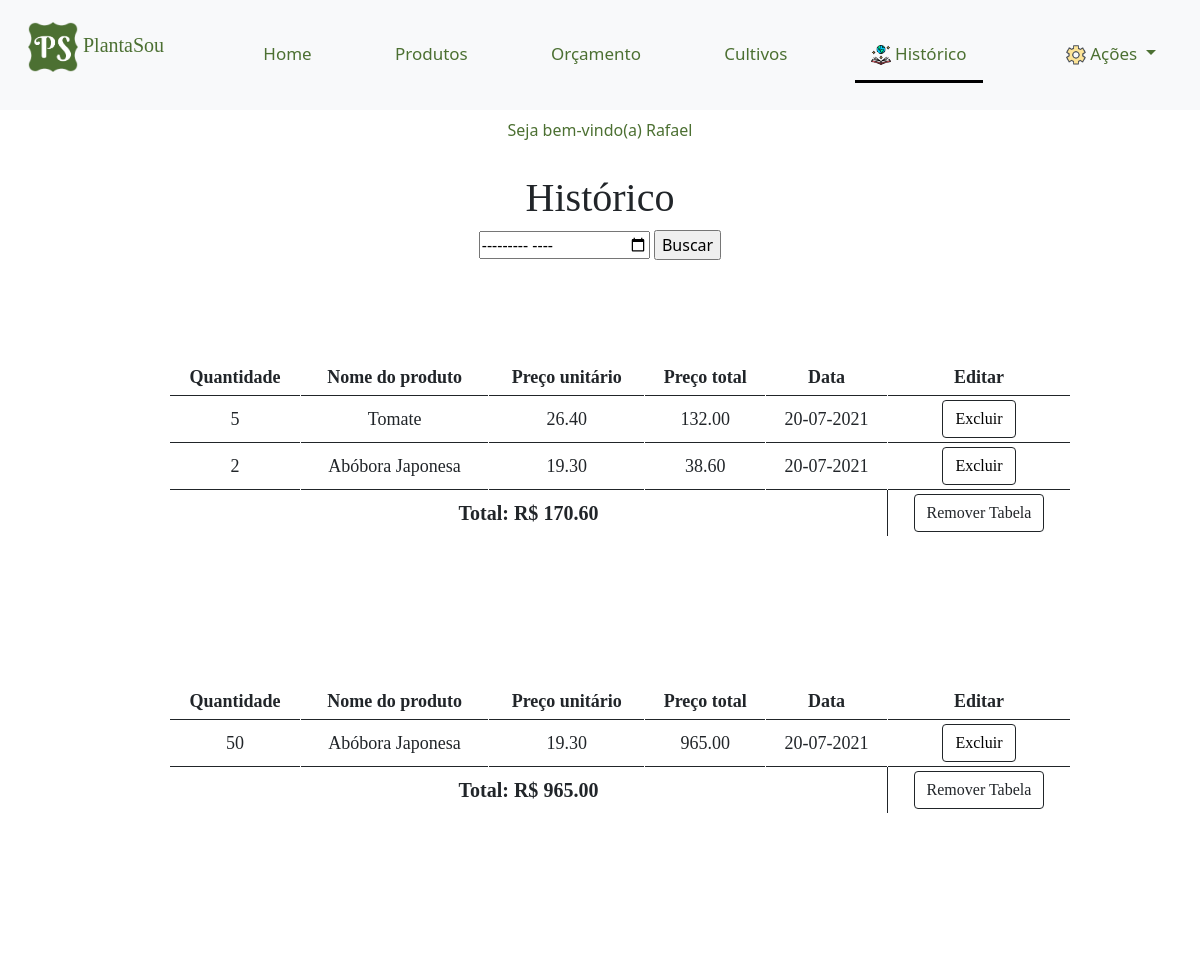
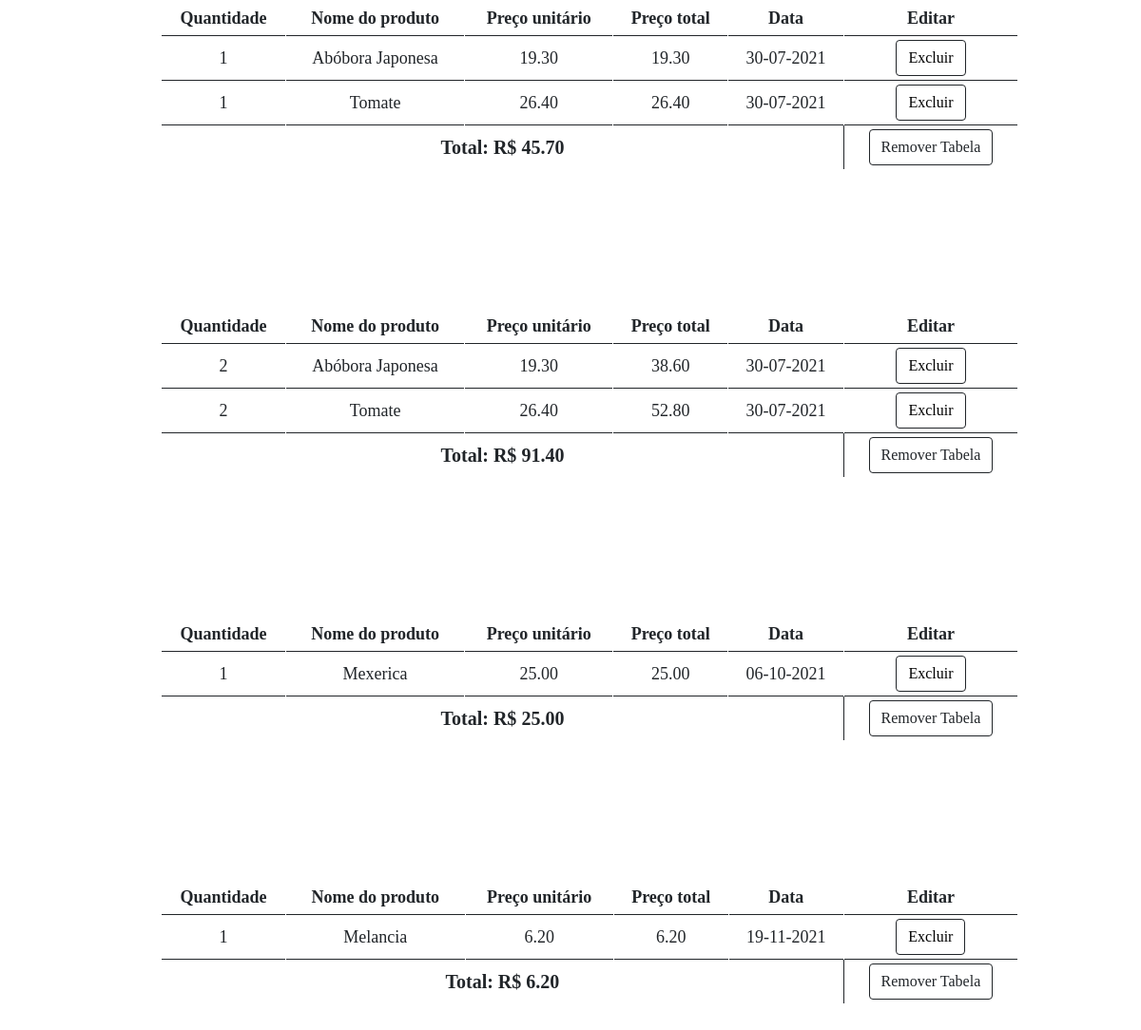
Screenshot of /php/historico.php (signed in) with the database file from the repository (2 pictures, top to bottom).
### tables this page shows
CREATE TABLE IF NOT EXISTS `usuario` (
  `cod_usuario` int(11) NOT NULL AUTO_INCREMENT,
  `nome` varchar(50) NOT NULL,
  `senha` varchar(50) NOT NULL,
  `email` varchar(50) NOT NULL,
  PRIMARY KEY (`cod_usuario`)
);

CREATE TABLE IF NOT EXISTS `historico` (
  `cod_historico` int(11) NOT NULL AUTO_INCREMENT,
  `cod_usuario` int(11) NOT NULL,
  `cod_produto` int(11) DEFAULT NULL,
  `quantidade_produto` int(11) DEFAULT NULL,
  `data_` varchar(20) DEFAULT NULL,
  `cod_tabela` int(11) NOT NULL,
  PRIMARY KEY (`cod_historico`),
  KEY `cod_usuario` (`cod_usuario`),
  KEY `cod_produto` (`cod_produto`)
);

CREATE TABLE IF NOT EXISTS `produto` (
  `cod_produto` int(11) NOT NULL AUTO_INCREMENT,
  `nome` varchar(1000) DEFAULT NULL,
  `vitaminas` varchar(1000) DEFAULT NULL,
  `beneficios` varchar(1000) DEFAULT NULL,
  `preco` float DEFAULT NULL,
  `cod_cultivo` int(255) NOT NULL,
  `imagem` varchar(1000) DEFAULT NULL,
  PRIMARY KEY (`cod_produto`),
  KEY `cod_cultivo` (`cod_cultivo`)
);

### php/historico.php (the view, shortened to what this page needs)
<?php
    if(isset($_COOKIE["USER"])){
        $usuario= $_COOKIE["USER"];
    }
?>
<!DOCTYPE html>
<html lang="pt-br">
<head>
    <link rel="stylesheet" type="text/css" media="screen" href="../css/bootstrap.min.css" />
    <link rel="stylesheet" href="../css/estilo.css">
</head>
<body>
    <nav class="navbar navbar-light bg-light topnav">
        <div class="container-fluid">
        <a class="navbar-brand plantasou">
          <p class="plantasou">
            <img src="../imgs/logo_new.png" class="align-self-center mr-3 rounded float-left" width="50" height="50" alt="..."></img>
            PlantaSou
          </p>
        </a>
            <?php
                if(isset($_COOKIE["USER"])){
                    echo'
                        <a class="nav-link nav-link-color" href="../php/home_user.php">Home</a>
                    ';
                }else if(isset($_COOKIE["ADM"])){
                    echo'
                        <a class="nav-link nav-link-color" href="../php/home_adm.php">Home</a>
                    ';
                }else{
                    echo'
                    <a class="nav-link nav-link-color" href="../php/index.php">Home</a>
                    ';
                }
            ?>
                <a class="nav-link nav-link-color" href="../php/produtos.php">Produtos</a>
            <?php
                if(isset($_COOKIE["USER"])){
                    echo'
                        <a class="nav-link nav-link-color" href="../php/orcamento.php">Orçamento</a>
                    ';
                }
            ?>
                <a class="nav-link nav-link-color" href="../php/cultivo.php">Cultivos</a>
            <?php
                if(isset($_COOKIE["USER"])){
                    echo'
                        <a class="nav-link nav-link-color active" aria-current="page" href="#"><img src="../imgs/livro.png" width="20" height="20"/> Histórico</a>
                        <div class="nav-link dropdown show">
                            <a class="nav-link dropdown-toggle" href="#" id="navbarDropdownMenuLink" data-bs-toggle="dropdown" aria-bs-haspopup="true" aria-bs-expanded="false">
                                <img src="../imgs/engrenagem.png" width="20" height="20"/> Ações
                            </a>
                            <div class="dropdown-menu" aria-labelledby="navbarDropdownMenuLink">
                                <a class="dropdown-item" href="../php/alterar_dados.php">Alterar dados</a>
                                <a class="dropdown-item" href="./logout_user.php"><img src="../imgs/out.png" width="15" height="15"/> Sair</a>
                            </div>
                        </div>
                    ';
                }else if(isset($_COOKIE["ADM"])){
                    echo'
                        <a class="nav-link nav-link-color" href="./logout_adm.php"><img src="../imgs/out.png" width="15" height="15"/> Sair</a>
                    ';
                }else{
                    echo'
                        <button type="button" class="btn nav-link nav-link-color" data-bs-toggle="modal" data-bs-target="#login">
                            Login
                        </button>
                    ';
                }
                ?>
        </div>
    </nav>
    <?php
        if(isset($_COOKIE["USER"]) || isset($_COOKIE["ADM"])){
            echo'
                    <a class="nav-link nav-link-color active_usuario">Seja bem-vindo(a) ';
                        if(isset($_COOKIE["USER"])){
                            include('../inc/conexao.php');
                            $sql="SELECT nome FROM usuario WHERE cod_usuario=$usuario";
                            $query=mysqli_query($con, $sql);
                            if(mysqli_num_rows($query)>0){
                                while(($nome=mysqli_fetch_assoc($query))!=NULL){
                                    echo $nome['nome'];
                                }
                            }
                        }
                        elseif(isset($_COOKIE["ADM"])){
                            echo "Administrador(a)";
                        }
            echo'
                    </a>';
        }
    ?>
    <br>
    <h1 class="centro letra">Histórico</h1>
    <form action="pesquisa_h.php" enctype="multipart/form-data" method="POST" class="centro">
        <input type="month" name="mes"/>
        <input type="submit" value="Buscar"/>
    </form>
    <?php
        include("../inc/conexao.php");
        include("../inc/conexao_pdo.php");
        $stmt=$conPDO->query("SELECT cod_tabela FROM historico GROUP BY cod_tabela");
        $number=$stmt->rowCount();
        for ($i=1; $i <= $number; $i++) {
            $sql="SELECT * FROM historico h INNER JOIN produto p ON h.cod_produto=p.cod_produto WHERE cod_usuario=$usuario AND cod_tabela=$i";
            $query=mysqli_query($con, $sql);
            $preco_final=0;
            if(mysqli_num_rows($query)>0){
                echo'
                <table class=" fonte_ table-sm tabela w-75 p-3 table-bordered border-dark" cellspacing="0" rules="none">
                    <thead>
                        <tr class="centro">
                            <td><b>Quantidade</b></td>
                            <td><b>Nome do produto</b></td>
                            <td><b>Preço unitário</b></td>
                            <td><b>Preço total</b></td>
                            <td><b>Data</b></td>
                            <td><b>Editar</b></td>
                        </tr>
                    </thead>
                ';
                while(($historico_user=mysqli_fetch_assoc($query))!=NULL){
                    $total = $historico_user["preco"]*$historico_user["quantidade_produto"];
                    echo '
                        <tbody>
                            <tr class="centro">
                                <td>'.$historico_user["quantidade_produto"].'</td>
                                <td>'.$historico_user["nome"].'</td>
                                <td>'.number_format($historico_user["preco"],2).'</td>
                                <td>'.number_format($total,2).'</td>
                                <td>'.$historico_user["data_"].'</td>
                                <td>
                                    <button type="button" class="btn btn-color btn-outline-dark" aria-expanded="false">
                                        <a onclick="confirmacao_ph('.$historico_user['cod_produto'].', '.$historico_user['cod_tabela'].')">Excluir</a>
                                    </button>
                                </td>
                            </tr>
                        </tbody>
                    ';
                    $preco_final+=$total;
                    $idTabela=$historico_user["cod_tabela"];
                }
            echo'
                    <tfoot>
                        <tr class="centro font">
                            <th colspan="5">Total: R$ '.number_format($preco_final,2).'</th>
                            <td>
                                <button class="btn btn-outline-dark collapsed" type="button" aria-expanded="false">
                                    <a onclick="confirmacao_h('.$idTabela.')">Remover Tabela</a>
                                </button>
                            </td>
                        </tr>
                    </tfoot>
                </table>';
            }
            echo '<br><br>';
        }
    ?>
</body>
</html>

### css/estilo.css (style rules this page uses)
body, html { height: 100%; }
td { border: 5px solid transparent; background-clip: padding-box; }
button { text-align: left; }
a { color: green; }
.nav-link-color { color: #4c7032 !important; font-size: 16px; }
.btn-color { background-color: #ffffff; color: #000000; }
.font { font-size: 20px; font-family: 'Book Antiqua'; }
.plantasou { font-size: 20px; font-family: 'calibri'; color:#4c7032 !important; }
.tabela { margin-top: 20px; margin-left: 170px; background-color: #ffffff; margin-top: 100px; }
.centro { text-align: center; }
a:link { text-decoration: none; }
.active_usuario { background-color: #ffffff !important; color: #4c7032 !important; text-align: center; }
.topnav { background-color: #f1f1f1; }
.topnav a { float: left; display: block; color: black; text-align: center; padding: 14px 16px; text-decoration: none; font-size: 17px; border-bottom: 3px solid transparent; }
.topnav a.active { border-bottom: 3px solid rgb(0, 0, 0); }
a.plantasou { border-bottom: none !important; }
.letra { font-family:'Book Antiqua'; }
.fonte_ { font-family:'Book Antiqua'; font-size: 18px; }
.dropdown a { color: #4c7032; }

### rows the page displays
usuario: nome "Rafael"
historico: quantidade_produto "2", cod_produto.nome "Abóbora Japonesa", cod_produto.preco "19.30", total "38.60", data_ "20-07-2021", preco_final "170.60"
historico: quantidade_produto "5", cod_produto.nome "Tomate", cod_produto.preco "26.40", total "132.00", data_ "20-07-2021"
historico: quantidade_produto "50", cod_produto.nome "Abóbora Japonesa", cod_produto.preco "19.30", total "965.00", data_ "20-07-2021", preco_final "965.00"
historico: quantidade_produto "1", cod_produto.nome "Tomate", cod_produto.preco "26.40", total "26.40", data_ "30-07-2021", preco_final "45.70"
historico: quantidade_produto "1", cod_produto.nome "Abóbora Japonesa", cod_produto.preco "19.30", total "19.30", data_ "30-07-2021"
historico: quantidade_produto "2", cod_produto.nome "Tomate", cod_produto.preco "26.40", total "52.80", data_ "30-07-2021", preco_final "91.40"
historico: quantidade_produto "2", cod_produto.nome "Abóbora Japonesa", cod_produto.preco "19.30", total "38.60", data_ "30-07-2021"
historico: quantidade_produto "1", cod_produto.nome "Mexerica", cod_produto.preco "25.00", total "25.00", data_ "06-10-2021", preco_final "25.00"
historico: quantidade_produto "1", cod_produto.nome "Melancia", cod_produto.preco "6.20", total "6.20", data_ "19-11-2021", preco_final "6.20"
